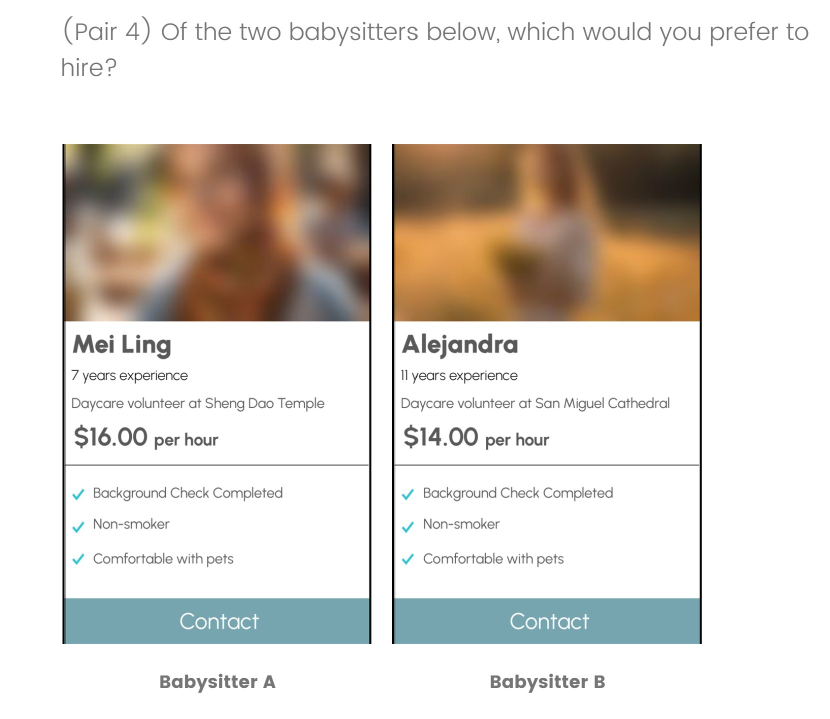
#> input picture Conjoint Visual Form.jpg, 1660 x 1437 px (shown at 1/2 size); its folder holds only this picture in this run
$ python -i 'Babysitter Conjoint Slide Downloader.py'   (imports and definitions only)
#> lines starting #> are read from the running program, lines starting #| are printed output that depends on the picture; after the words box and inside, x2 and y2 are one past the last pixel; in counts of white or black regions, pixels touching at a corner belong together
#> further down, picture is the input picture: PIL image 1660x1437 RGB; mean R, G, B 223.6, 219.1, 213.5
# -*- coding: utf-8 -*-
"""
Created on Tue Dec  3 20:13:12 2024

@author: jag11
"""

'''
Does the same thing as the "Image_Resize_and_Blur_Works.py" file
Except the output size is different and there is no blur
The code should remove the white space, leaving just the profile image

Then, upload each one to Qualtrics
Still figuring out how to automate this part
'''

# Import libraries
import os
import glob
import numpy as np
from PIL import Image, ImageFilter, ImageOps

def remove_whitespace(image, tolerance=30):
    # Convert image to RGB mode if not already
#> called with tolerance = 30
    if image.mode != 'RGB':
        image = image.convert('RGB')

    # Convert image to numpy array
    image_array = np.array(image)

    # Define a threshold for near-white pixels
    white_color = np.array([255, 255, 255])
    tolerance = np.array([tolerance, tolerance, tolerance])

    # Create a mask for pixels within the tolerance range of white
    mask = np.all(np.abs(image_array - white_color) <= tolerance, axis=-1)
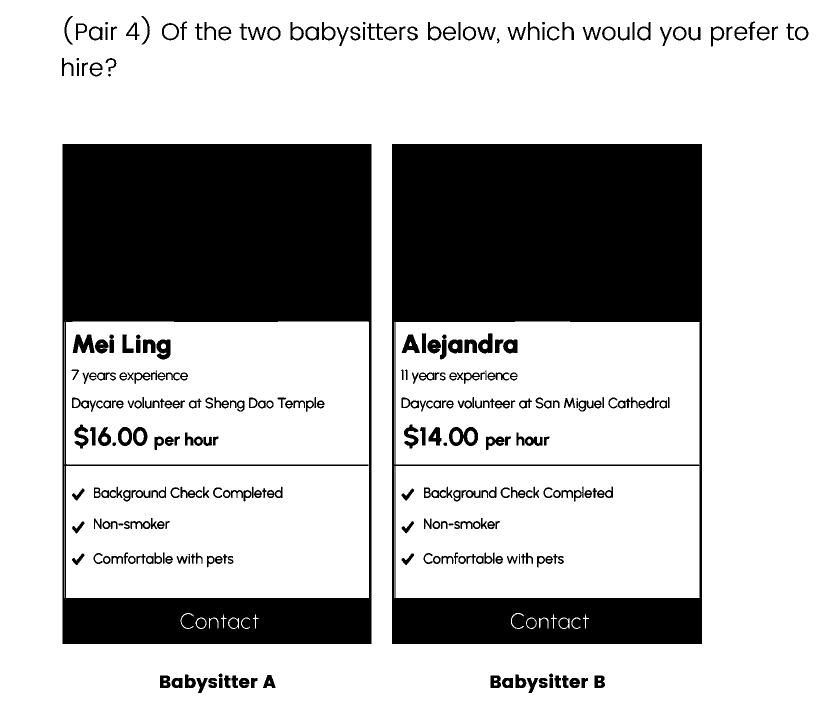
#> mask: shape (1437, 1660) bool (shown at 1/2 size); 73.5% white; 331 black regions (5 under 20 px), largest, box (x1, y1, x2, y2) and area: (784, 288, 1404, 1288) 284205, (125, 288, 743, 1288) 283328, (898, 854, 956, 892) 1183

    # Find non-white pixels using the mask
    non_white_pixels = np.where(~mask)
#> non_white_pixels = 632042 positions, rows 32 to 1385, columns 124 to 1616

    if len(non_white_pixels) != 2 or len(non_white_pixels[0]) == 0:
        raise ValueError("No non-white pixels found in the image.")

    # Get bounding box coordinates
    top, left = np.min(non_white_pixels, axis=1)
#> top = 32; left = 124
    bottom, right = np.max(non_white_pixels, axis=1)
#> bottom = 1385; right = 1616

    # Crop the image to the bounding box
    cropped_image = image.crop((left, top, right, bottom))
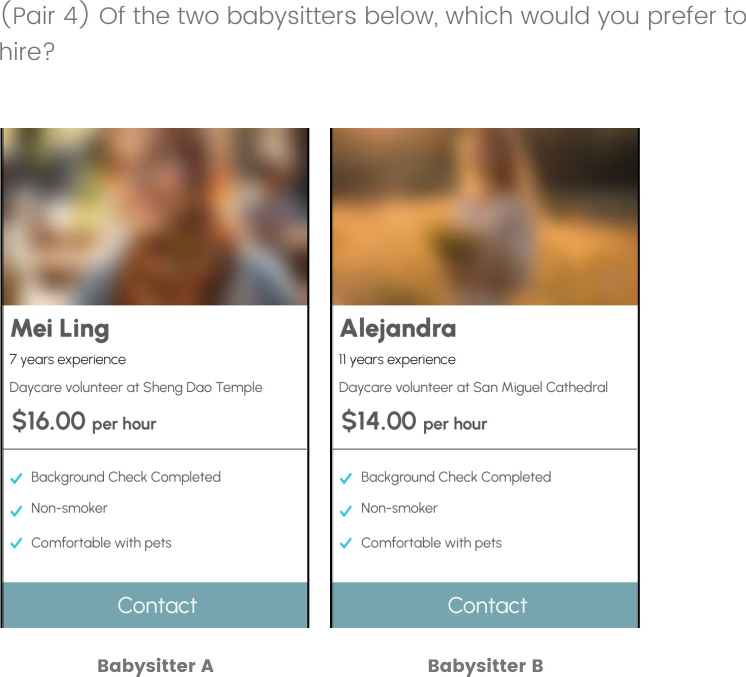
#> cropped_image: PIL image 1492x1353 RGB (shown at 1/2 size); mean R, G, B 217.8, 212.6, 205.9
    return cropped_image

def resize_and_blur(image, output_size=(610, 985), blur_radius=0):
    # Remove white space
    image = remove_whitespace(image)

    # Resize the image
    resized_image = ImageOps.fit(image, output_size, Image.Resampling.LANCZOS)
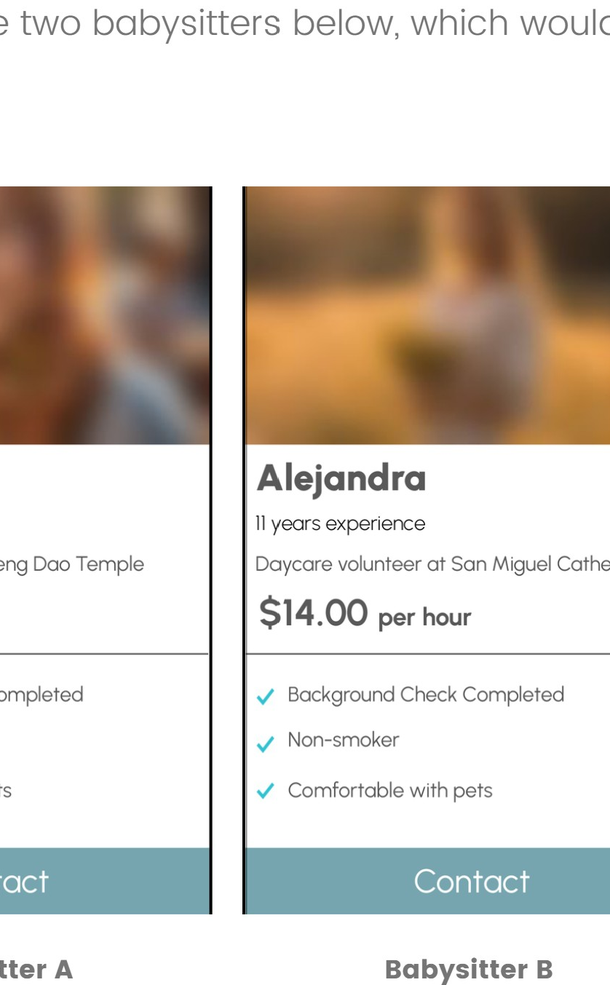
#> resized_image: PIL image 610x985 RGB; mean R, G, B 212.9, 206, 198.1

    # Blur the image
    blurred_image = resized_image.filter(ImageFilter.GaussianBlur(blur_radius))

    return blurred_image

def process_images(input_folder, output_folder):
    # Create output folder if it does not exist
    if not os.path.exists(output_folder):
        os.makedirs(output_folder)

    # Get list of all image files in the input folder and sort by modification time
    image_files = sorted(
        glob.glob(os.path.join(input_folder, '*.*')),
        key=os.path.getmtime
    )

    # Process each file and rename them in the output folder
    for i, image_file in enumerate(image_files, start=1):
        try:
            # Open image
            image = Image.open(image_file)

            # Process image
            output_image = resize_and_blur(image)

            # Define new file name and output path
            new_file_name = f"babysitter_profile_{i:03d}.png"  # :03d ensures 3 digits with leading zeros
            output_path = os.path.join(output_folder, new_file_name)

            # Save the output image
            output_image.save(output_path)

            print(f"Processed image saved to {output_path}")

        except Exception as e:
            print(f"Error processing {image_file}: {e}")

# Define input and output folders
input_folder = "C:/Users/OSU/UCLA/UCLA Quarter VII/Conjoint Profiles v3 raw slides"
output_folder = "C:/Users/OSU/UCLA/UCLA Quarter VII/Conjoint Profiles v3 Processed"

# Process all images in the folder
# [1 line not run here, left out]

>>> from PIL import Image
>>> picture = Image.open('Conjoint Visual Form.jpg')
>>> result = resize_and_blur(picture)
